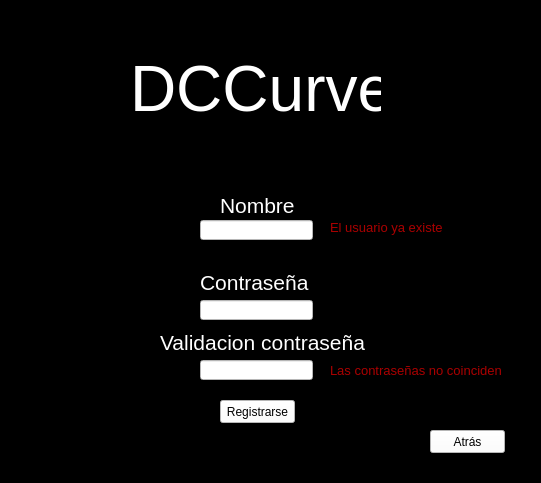
<?xml version="1.0" encoding="UTF-8"?>
<ui version="4.0">
 <class>Form</class>
 <widget class="QWidget" name="Form">
  <property name="geometry">
   <rect>
    <x>0</x>
    <y>0</y>
    <width>541</width>
    <height>483</height>
   </rect>
  </property>
  <property name="windowTitle">
   <string>Form</string>
  </property>
  <property name="styleSheet">
   <string notr="true">background-color: rgb(255, 255, 255);
background-color: rgb(0, 0, 0);</string>
  </property>
  <widget class="QLabel" name="label">
   <property name="geometry">
    <rect>
     <x>130</x>
     <y>40</y>
     <width>251</width>
     <height>101</height>
    </rect>
   </property>
   <property name="text">
    <string>&lt;html&gt;&lt;head/&gt;&lt;body&gt;&lt;p&gt;&lt;span style=&quot; font-size:48pt; color:#ffffff;&quot;&gt;DCCurve&lt;/span&gt;&lt;/p&gt;&lt;/body&gt;&lt;/html&gt;</string>
   </property>
  </widget>
  <widget class="QLabel" name="label_2">
   <property name="geometry">
    <rect>
     <x>220</x>
     <y>190</y>
     <width>91</width>
     <height>31</height>
    </rect>
   </property>
   <property name="text">
    <string>&lt;html&gt;&lt;head/&gt;&lt;body&gt;&lt;p&gt;&lt;span style=&quot; font-size:16pt; color:#ffffff;&quot;&gt;Nombre&lt;/span&gt;&lt;/p&gt;&lt;/body&gt;&lt;/html&gt;</string>
   </property>
  </widget>
  <widget class="QLineEdit" name="name_input">
   <property name="geometry">
    <rect>
     <x>200</x>
     <y>220</y>
     <width>113</width>
     <height>20</height>
    </rect>
   </property>
   <property name="styleSheet">
    <string notr="true">background-color: rgb(255, 255, 255);</string>
   </property>
  </widget>
  <widget class="QLabel" name="label_3">
   <property name="geometry">
    <rect>
     <x>200</x>
     <y>270</y>
     <width>111</width>
     <height>21</height>
    </rect>
   </property>
   <property name="text">
    <string>&lt;html&gt;&lt;head/&gt;&lt;body&gt;&lt;p&gt;&lt;span style=&quot; font-size:16pt; color:#ffffff;&quot;&gt;Contraseña&lt;/span&gt;&lt;/p&gt;&lt;/body&gt;&lt;/html&gt;</string>
   </property>
  </widget>
  <widget class="QLineEdit" name="password_input">
   <property name="geometry">
    <rect>
     <x>200</x>
     <y>300</y>
     <width>113</width>
     <height>20</height>
    </rect>
   </property>
   <property name="styleSheet">
    <string notr="true">background-color: rgb(255, 255, 255);</string>
   </property>
  </widget>
  <widget class="QLabel" name="label_4">
   <property name="geometry">
    <rect>
     <x>160</x>
     <y>330</y>
     <width>221</width>
     <height>21</height>
    </rect>
   </property>
   <property name="text">
    <string>&lt;html&gt;&lt;head/&gt;&lt;body&gt;&lt;p&gt;&lt;span style=&quot; font-size:16pt; color:#ffffff;&quot;&gt;Validacion contraseña&lt;/span&gt;&lt;/p&gt;&lt;/body&gt;&lt;/html&gt;</string>
   </property>
  </widget>
  <widget class="QLineEdit" name="verification_input">
   <property name="geometry">
    <rect>
     <x>200</x>
     <y>360</y>
     <width>113</width>
     <height>20</height>
    </rect>
   </property>
   <property name="styleSheet">
    <string notr="true">background-color: rgb(255, 255, 255);</string>
   </property>
  </widget>
  <widget class="QLabel" name="invalid_password">
   <property name="geometry">
    <rect>
     <x>330</x>
     <y>350</y>
     <width>171</width>
     <height>41</height>
    </rect>
   </property>
   <property name="text">
    <string>&lt;html&gt;&lt;head/&gt;&lt;body&gt;&lt;p&gt;&lt;span style=&quot; font-size:10pt; color:#aa0000;&quot;&gt;Las contraseñas no coinciden&lt;/span&gt;&lt;/p&gt;&lt;/body&gt;&lt;/html&gt;</string>
   </property>
  </widget>
  <widget class="QLabel" name="invalid_username">
   <property name="geometry">
    <rect>
     <x>330</x>
     <y>220</y>
     <width>121</width>
     <height>16</height>
    </rect>
   </property>
   <property name="text">
    <string>&lt;html&gt;&lt;head/&gt;&lt;body&gt;&lt;p&gt;&lt;span style=&quot; font-size:10pt; color:#aa0000;&quot;&gt;El usuario ya existe&lt;/span&gt;&lt;/p&gt;&lt;/body&gt;&lt;/html&gt;</string>
   </property>
  </widget>
  <widget class="QPushButton" name="back_button">
   <property name="geometry">
    <rect>
     <x>430</x>
     <y>430</y>
     <width>75</width>
     <height>23</height>
    </rect>
   </property>
   <property name="styleSheet">
    <string notr="true">background-color: rgb(255, 255, 255);</string>
   </property>
   <property name="text">
    <string>Atrás</string>
   </property>
  </widget>
  <widget class="QPushButton" name="sign_in_button">
   <property name="geometry">
    <rect>
     <x>220</x>
     <y>400</y>
     <width>75</width>
     <height>23</height>
    </rect>
   </property>
   <property name="styleSheet">
    <string notr="true">background-color: rgb(255, 255, 255);</string>
   </property>
   <property name="text">
    <string>Registrarse</string>
   </property>
  </widget>
 </widget>
 <resources/>
 <connections/>
</ui>
